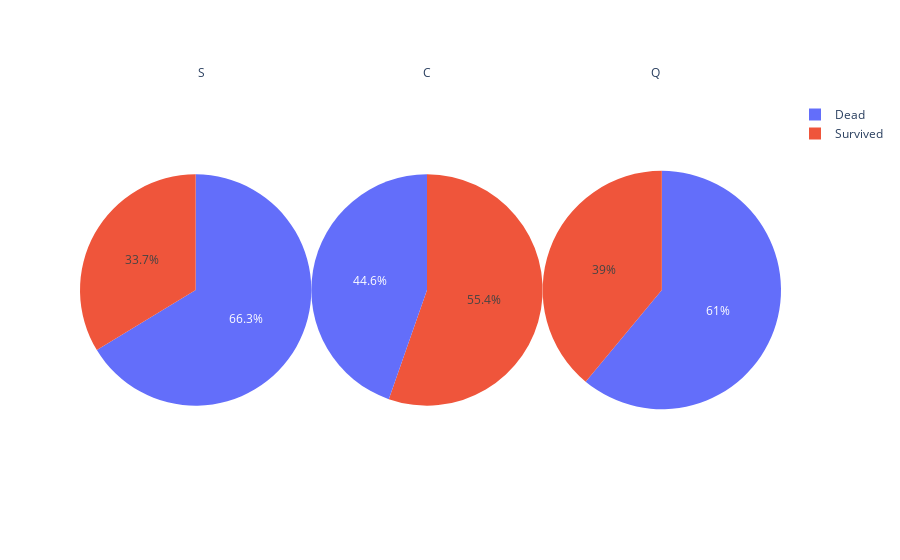

Here is the notebook cell this chart was saved with:
### Code cell
import plotly.graph_objects as go

fig = go.Figure()

fig.add_trace(
    go.Pie(labels =df.index,
           values = df['S'],
           domain = {'x':[0,0.33], 'y':[0,1]})
),

fig.add_trace(
    go.Pie(labels =df.index,
           values = df['C'],
           domain = {'x':[0.33,0.66], 'y':[0,1]})
),

fig.add_trace(
    go.Pie(labels =df.index,
           values = df['Q'],
           domain = {'x':[0.66,1], 'y':[0,1]})
)


fig.update_layout(
    annotations = [
        dict(text = 'S',
             x=0.165,
             y=1.1,
             showarrow =False
             ),
        dict(text = 'C',
             x=0.495,
             y=1.1,
             showarrow =False
             ),
        dict(text = 'Q',
             x=0.83,
             y=1.1,
             showarrow =False
             )
    ]
)

fig.show()

### Figure 1 — Plotly figure (JSON) as saved in the notebook; plotly's stock layout.template omitted (floating-point values rounded to 4 significant figures)
{"data": [{"domain": {"x": [0, 0.33], "y": [0, 1]}, "labels": ["Survived", "Dead"], "type": "pie", "values": [217, 427]}, {"domain": {"x": [0.33, 0.66], "y": [0, 1]}, "labels": ["Survived", "Dead"], "type": "pie", "values": [93, 75]}, {"domain": {"x": [0.66, 1], "y": [0, 1]}, "labels": ["Survived", "Dead"], "type": "pie", "values": [30, 47]}], "layout": {"annotations": [{"showarrow": false, "text": "S", "x": 0.165, "y": 1.1}, {"showarrow": false, "text": "C", "x": 0.495, "y": 1.1}, {"showarrow": false, "text": "Q", "x": 0.83, "y": 1.1}]}}
